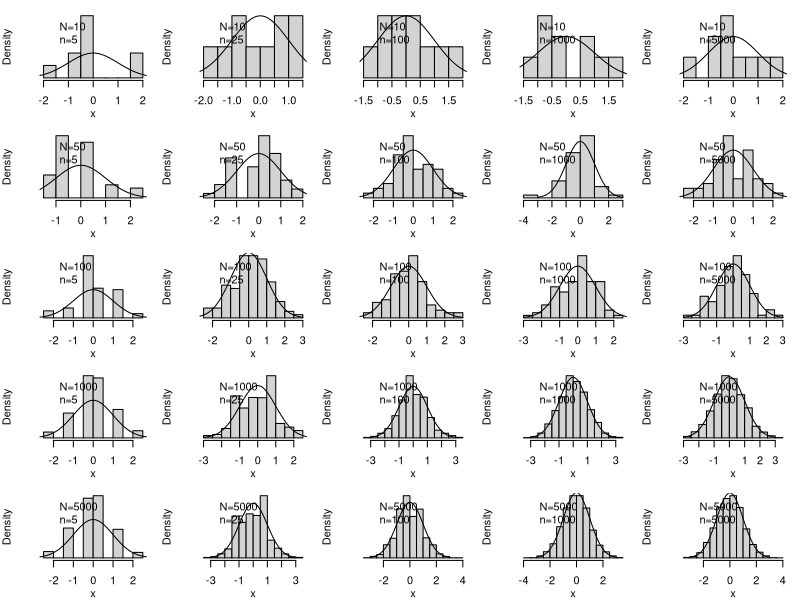

The R script that drew this image:

############################################################################################################
##a. the CLT, https://en.wikipedia.org/wiki/Central_limit_theorem
#Which is relevant, N or n, in terms of having the CLT apply?
fun<-function(N,n,p=0.5) { #N is the number of people, n is the number of tosses per person
    x<-rbinom(N,n,p)
    x<-(x-mean(x))/sd(x)
    hist(x,main='',freq=FALSE,yaxt='n')
    xv<-seq(-3,3,length.out=1000)
    lines(xv,dnorm(xv))
    legend("topleft",bty='n',c(paste0("N=",N),paste0("n=",n)))
}
par(mfrow=c(5,5),mar=c(3,3,1,1),mgp=c(2,1,0),oma=rep(0,4))
for (N in c(10,50,100,1000,5000)) for (n in c(5,25,100,1000,5000)) fun(N,n)
